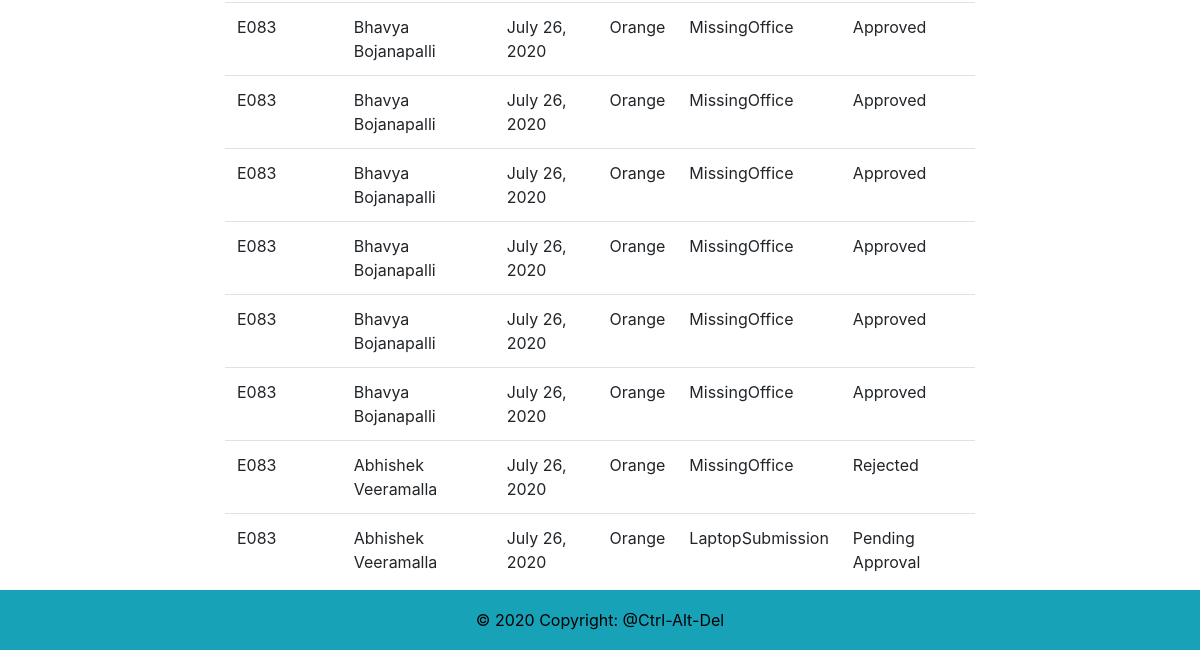
/requests (signed in, lower part), run on an earlier commit of the app's database.
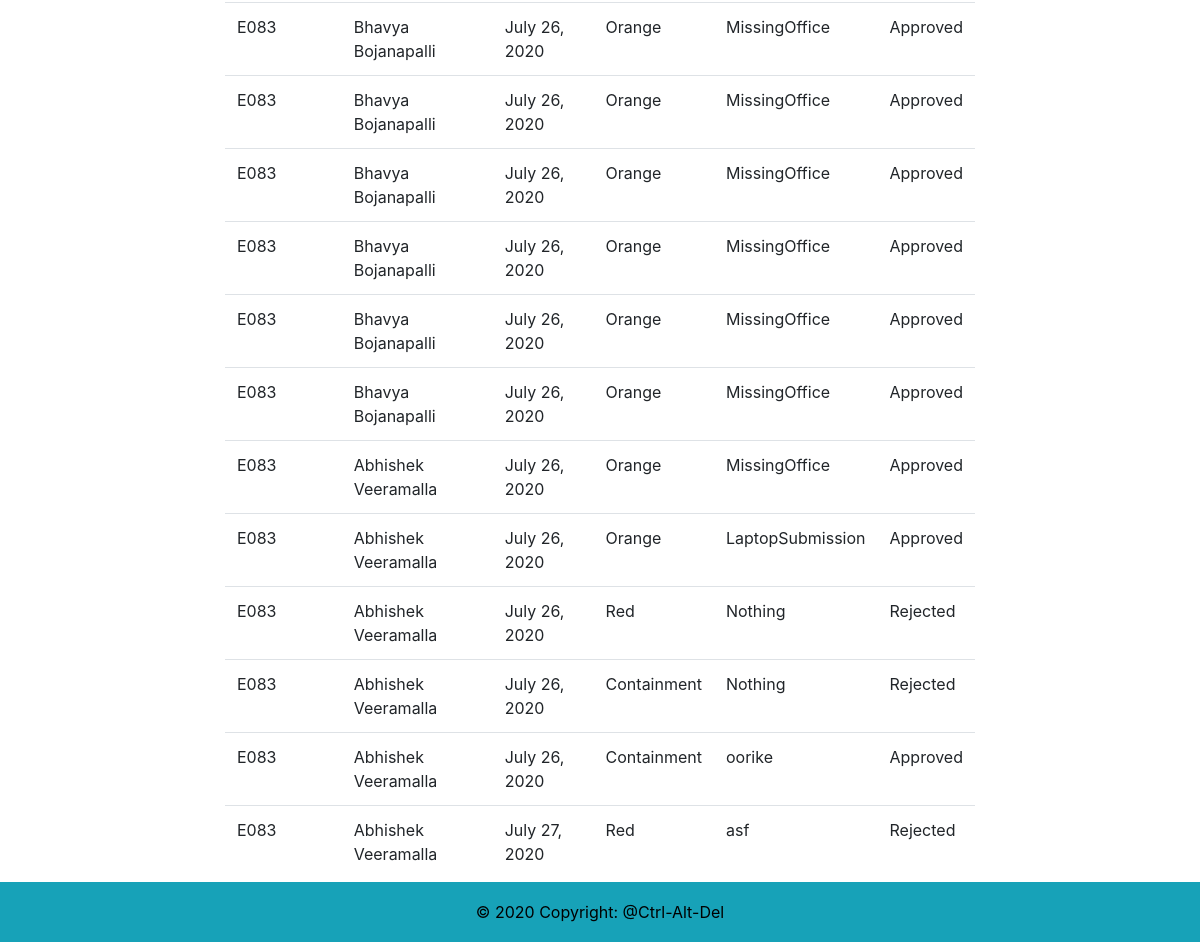
And on a later commit of the database.
### core/models.py (models this page shows)
class Request(models.Model):
    id = models.AutoField(primary_key=True) #pkey
    employeeID = models.CharField(max_length=10) # fkey: Employee with role empl
    username = models.CharField(max_length=50)
    managerID = models.CharField(max_length=10) # fkey: Employee with role mgr
    managerName = models.CharField(max_length=255)
    date = models.DateField()
    zone = models.CharField(max_length=255)
    purpose = models.TextField()
    status = models.CharField(max_length=255)

### core/views.py (the view)
# urls.py: url(r'requests', RequetsView.as_view(), name="requests"),
class RequetsView(ListView):
    model = Request
    template_name = "requests.html"
    def get_queryset(self):
        return Request.objects.filter(employeeID=self.request.user.username)

### core/templates/requests.html (shortened to what this page needs)
{% extends "base.html" %}
{%load static %}
{% block content %}
<div class="container-fluid text-center">
  <div class="row content">
    <div class="col-sm-2 sidenav">
    </div>
    <div class="col-sm-8 text-left">
        <br></br>
        <br></br><br></br>
       <table class="table table-hover">
            <tbody>
            {% for record in object_list %}
                <tr>
                    <td> {{ record.employeeID }} </td>
                    <td> {{ record.username }} </td>
                    <td> {{ record.date }} </td>
                    <td> {{ record.zone }} </td>
                    <td> {{ record.purpose }} </td>
                    <td> {{ record.status }} </td>
                </tr>
            {% endfor %}
            </tbody>
        </table>
    </div>
    <div class="col-sm-2 sidenav">
    </div>
  </div>
</div>
{% endblock content %}

### core/templates/base.html (shortened to what this page needs)
<!DOCTYPE html>
<html lang="en">
<head>
  {% load static %}
  <link rel="stylesheet" href="https://maxcdn.bootstrapcdn.com/bootstrap/4.0.0/css/bootstrap.min.css">
  <link rel="stylesheet" href="https://use.fontawesome.com/releases/v5.0.10/css/all.css">
    <link href="https://stackpath.bootstrapcdn.com/font-awesome/4.7.0/css/font-awesome.min.css" rel="stylesheet">
    <link rel="stylesheet" href="https://cdnjs.cloudflare.com/ajax/libs/tempusdominus-bootstrap-4/5.1.2/css/tempusdominus-bootstrap-4.min.css" />
</head>
<body>
<div class="container-fluid body-content">
  {% block content %}
  {% endblock content %}
</div>
<br>
<br>
</body>
<footer class="footer bg-info text-white">
  <div class="text-center container" style="color:black"> © 2020 Copyright:
    <a href="https://github.com/veeramalla-f5/officeassistant" style="color:black"> @Ctrl-Alt-Del</a>
  </div>
</footer>
</html>

### core/templates/base.html (style rules this page uses)
html { height: 100%; }
html body { height: 100%; overflow: hidden; display: flex; flex-direction: column; }
html body .container-fluid.body-content { width: 100%; overflow-y: auto; }
.footer { position: absolute; bottom: 0; width: 100%; height: 60px; line-height: 60px; background-color: #555555; flex-shrink: 0; }
.footer > .container { padding-right: 15px; padding-left: 15px; }

What changed in the data, as far as the page shows it:
changed Request (number 7 of 12 on the later page): status "Rejected" → "Approved"
changed Request "LaptopSubmission": status "Pending Approval" → "Approved"
added Request: employeeID "E083", username "Abhishek Veeramalla", date "July 26, 2020", zone "Red", purpose "Nothing", status "Rejected"
added Request: employeeID "E083", username "Abhishek Veeramalla", date "July 26, 2020", zone "Containment", purpose "Nothing", status "Rejected"
added Request: employeeID "E083", username "Abhishek Veeramalla", date "July 26, 2020", zone "Containment", purpose "oorike", status "Approved"
added Request: employeeID "E083", username "Abhishek Veeramalla", date "July 27, 2020", zone "Red", purpose "asf", status "Rejected"
